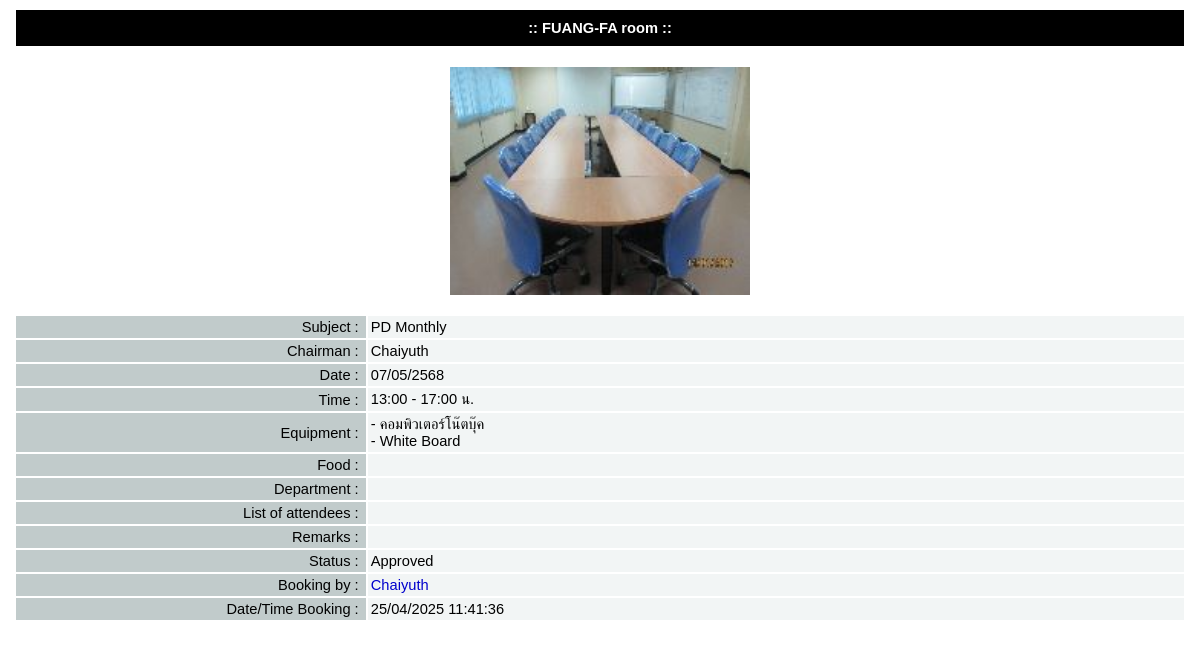
The app's page /show_details.php?id=25647 with its own data.
### tables this page shows
CREATE TABLE `room_tb` (
  `id` int(5) NOT NULL,
  `room_name` varchar(200) NOT NULL,
  `room_pic` varchar(100) NOT NULL,
  `room_address` varchar(500) NOT NULL,
  `total_seat` varchar(10) NOT NULL,
  `response_name` varchar(200) NOT NULL,
  `department` varchar(200) NOT NULL,
  `tel` varchar(200) NOT NULL,
  `remarks` varchar(500) NOT NULL
);

CREATE TABLE `booking_tb` (
  `id` int(5) NOT NULL,
  `subject` varchar(200) NOT NULL,
  `header` varchar(200) NOT NULL,
  `nummeeting` varchar(10) NOT NULL,
  `room_id` varchar(5) NOT NULL,
  `booking_date` date NOT NULL,
  `time_start` time NOT NULL,
  `time_end` time NOT NULL,
  `checktool` text,
  `checkfood` text,
  `department` varchar(200) NOT NULL,
  `person_meeting` text NOT NULL,
  `remark` text NOT NULL,
  `username` varchar(100) NOT NULL,
  `datetime_send` varchar(50) NOT NULL,
  `booking_status` varchar(50) NOT NULL,
  `txt_tmp1` text,
  `txt_tmp2` text
);

### function.php (called while the page is built, shortened)
<?php
function convert_date($date_tmp)
{
     if($date_tmp != ""){
          $date_tmp_arr = explode("-",$date_tmp);
          $str_return = $date_tmp_arr[2]."/".$date_tmp_arr[1]."/".($date_tmp_arr[0]+543);
     }
     else
     {
          $str_return = "";
     }
     return $str_return;
}
function convert_time($time_tmp)
{
     if($time_tmp != ""){
          $time_tmp_arr = explode(":",$time_tmp);
          $str_return = $time_tmp_arr[0].":".$time_tmp_arr[1];
     }
     else
     {
          $str_return = "";
     }
     return $str_return;
}
?>

### show_details.php (the view, shortened to what this page needs)
<?php
include "function.php";
$id = $_GET['id'];
$query = "select * from booking_tb where id='$id'";
$result= mysql_query($query);
$row = mysql_fetch_array($result);
$room_id = $row['room_id'];
$strSQL_tmp = "SELECT * FROM room_tb WHERE id = '$room_id'";
$result_tmp = mysql_query($strSQL_tmp);
$row_tmp = mysql_fetch_array($result_tmp);
$room_name = $row_tmp['room_name'];
$room_pic = $row_tmp['room_pic'];
?>
<!DOCTYPE html PUBLIC "-//W3C//DTD XHTML 1.0 Transitional//EN" "http://www.w3.org/TR/xhtml1/DTD/xhtml1-transitional.dtd">
<html xmlns="http://www.w3.org/1999/xhtml">
<head>
</head>
<body>
<center>
<table width="99%" border="0" align="center" cellpadding="3" cellspacing="2">
  <tr>
    <td bgcolor="#000000" colspan="2" height="30" align="center"><font color="#FFFFFF"><b>:: <?php echo $room_name; ?> ::</b></font></td>
  </tr>
  <tr>
    <td colspan="2"><br><div align="center"><a href="room_picture/<?php echo $room_pic; ?>" target="_blank"><img src="room_picture/<?php echo $room_pic; ?>" width="300" border="0"></a></div><br></td>
  </tr>
  <tr>
    <td width="30%" bgcolor="#C1CBCB"><div align="right">Subject :&nbsp;</div></td>
    <td width="70%" bgcolor="#F2F5F5"><div align="left"><?php echo $row['subject']; ?></div></td>
  </tr>
  <tr>
    <td bgcolor="#C1CBCB"><div align="right">Chairman :&nbsp;</div></td>
    <td bgcolor="#F2F5F5"><div align="left"><?php echo $row['header']; ?></div></td>
  </tr>
  <tr>
    <td bgcolor="#C1CBCB"><div align="right">Date :&nbsp;</div></td>
    <td bgcolor="#F2F5F5"><div align="left"><?php echo convert_date($row['booking_date']); ?></div></td>
  </tr>
  <tr>
    <td bgcolor="#C1CBCB"><div align="right">Time :&nbsp;</div></td>
    <td bgcolor="#F2F5F5"><div align="left"><?php echo convert_time($row['time_start']); ?> - <?php echo convert_time($row['time_end']); ?> น.</div></td>
  </tr>
  <tr>
    <td bgcolor="#C1CBCB"><div align="right">Equipment :&nbsp;</div></td>
    <td bgcolor="#F2F5F5"><div align="left"><?php echo $row['checktool']; ?></div>
    </td>
  </tr>
  <tr>
    <td bgcolor="#C1CBCB"><div align="right">Food :&nbsp;</div></td>
    <td bgcolor="#F2F5F5"><div align="left"><?php echo $row['checkfood']; ?></div>
    </td>
  </tr>
  <tr>
    <td bgcolor="#C1CBCB"><div align="right">Department :&nbsp;</div></td>
    <td bgcolor="#F2F5F5"><div align="left"><?php echo $row['department']; ?></div></td>
  </tr>
  <tr>
    <td bgcolor="#C1CBCB"><div align="right">List of attendees :&nbsp;</div></td>
    <td bgcolor="#F2F5F5"><div align="left"><?php echo nl2br($row['person_meeting']); ?></div>
    </td>
  </tr>
  <tr>
    <td bgcolor="#C1CBCB"><div align="right">Remarks :&nbsp;</div></td>
    <td bgcolor="#F2F5F5"><div align="left"><?php echo nl2br($row['remark']); ?></div>
    </td>
  </tr>
  <tr>
    <td bgcolor="#C1CBCB"><div align="right">Status :&nbsp;</div></td>
    <td bgcolor="#F2F5F5"><div align="left">
<?php
if($row['booking_status'] == "NOT_ACTIVE")
   echo "Approved";
?></div>
    </td>
  </tr>
  <tr>
    <td bgcolor="#C1CBCB"><div align="right">Booking by :&nbsp;</div></td>
    <td bgcolor="#F2F5F5"><div align="left"><a href="show_person.php?username=<?php echo $row['username']; ?>" onclick="NewWindow(this.href,'show_person','510','250','yes');return false"><?php echo $row['username']; ?></a></div></td>
  </tr>
  <tr>
    <td bgcolor="#C1CBCB"><div align="right">Date/Time Booking :&nbsp;</div></td>
    <td bgcolor="#F2F5F5"><div align="left"><?php echo $row['datetime_send']; ?></div></td>
  </tr>
</table>
</center>
<br><br>
</body>
</html>

### show_details.php (style rules this page uses)
A:link { color: #0000cc; text-decoration:none }
b { font-family: Arial, Helvetica, sans-serif; font-size: 11pt; }
font, td { font-family: Arial, Helvetica, sans-serif; font-size: 11pt; }
BODY { font-size: 9pt; font-family: Arial, Helvetica, sans-serif; }

### records on screen
room_tb: room_name "FUANG-FA room", room_pic (picture)
booking_tb: subject "PD Monthly", header "Chaiyuth", booking_date "07/05/2568", time_start "13:00", time_end "17:00", checktool "- คอมพิวเตอร์โน๊ตบุ๊ค - White Board", username "Chaiyuth", datetime_send "25/04/2025 11:41:36"
